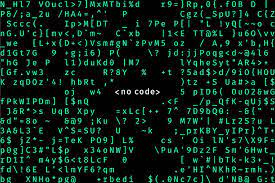
#> input picture download.jpg, 275 x 183 px; the run also reads 1 picture not shown here
$ python main.py
#> lines starting #> are read from the running program, lines starting #| are printed output that depends on the picture
from PIL import Image, ImageDraw, ImageFont
from datetime import date

background = Image.open('download.jpg')
#> background is the input picture: PIL image 275x183 RGB; mean R, G, B 16.4, 35.8, 26
foreground = Image.open('foreground.jpg')
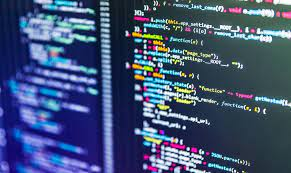
#> input picture foreground.jpg, 291 x 173 px
#> foreground is the input picture: PIL image 291x173 RGB; mean R, G, B 64.7, 82.3, 117.5

cordenada = (192,46)
nome = 'Nome: Carlos Alberto Ribas Jr'
nascimento = 'Nascimento: 12/10/1998'
cpf = 'Cpf: 358.435.843-75'
profissao = 'Profissao: Desenvolvedor'
especialidade = 'Especialidade: Fazer bosta'

data = date.today().strftime('%d/%m/%Y')

imagem = Image.open(r'testePython.jpg')
caminho_font = r"C:Windows\Fonts\ARIALN.TTF"
font = ImageFont.truetype(caminho_font, 24)

rgb_preto = (0,0,0)
desenho = ImageDraw.Draw(imagem)
desenho.text((301, 148), nome, font=font, fill=rgb_preto)
desenho.text((301, 191), nascimento, font=font, fill=rgb_preto)
desenho.text((301, 225), cpf, font=font, fill=rgb_preto)
desenho.text((301, 264), profissao, font=font, fill=rgb_preto)
desenho.text((301, 301), especialidade, font=font, fill=rgb_preto)

imagem.save(f'teste.png')
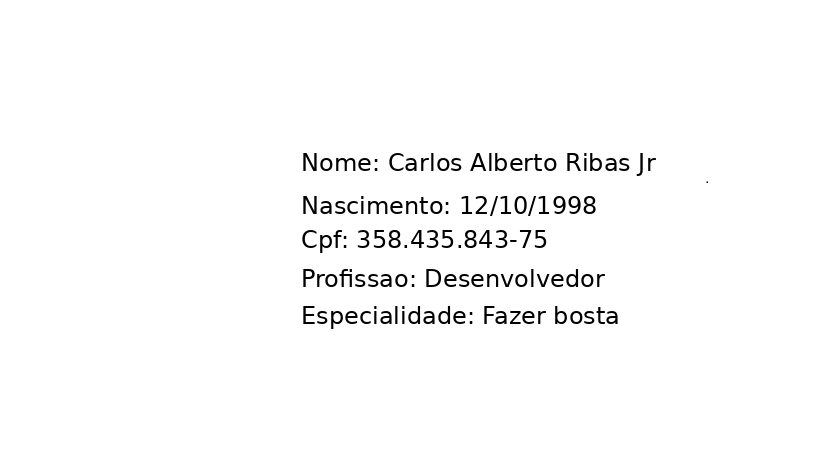
#> saved as teste.png: PIL image 819x460 RGB; min 0, max 255, mean 249.9
